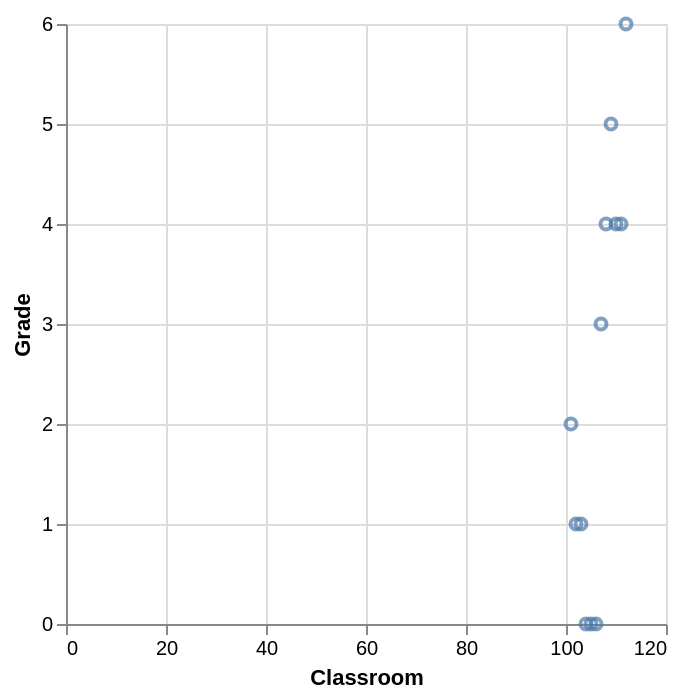

Here is the Vega-Lite specification saved for this chart:
### Vega-Lite specification from a JSON file in a GitHub repository (floating-point values rounded to 4 significant figures)
{"data": {"values": [{"x_data": 101, "y_data": 2}, {"x_data": 112, "y_data": 6}, {"x_data": 107, "y_data": 3}, {"x_data": 105, "y_data": 0}, {"x_data": 111, "y_data": 4}, {"x_data": 102, "y_data": 1}, {"x_data": 104, "y_data": 0}, {"x_data": 109, "y_data": 5}, {"x_data": 110, "y_data": 4}, {"x_data": 103, "y_data": 1}, {"x_data": 106, "y_data": 0}, {"x_data": 108, "y_data": 4}]}, "mark": "point", "encoding": {"x": {"field": "x_data", "type": "quantitative", "title": "Classroom"}, "y": {"field": "y_data", "type": "quantitative", "title": "Grade"}}}
